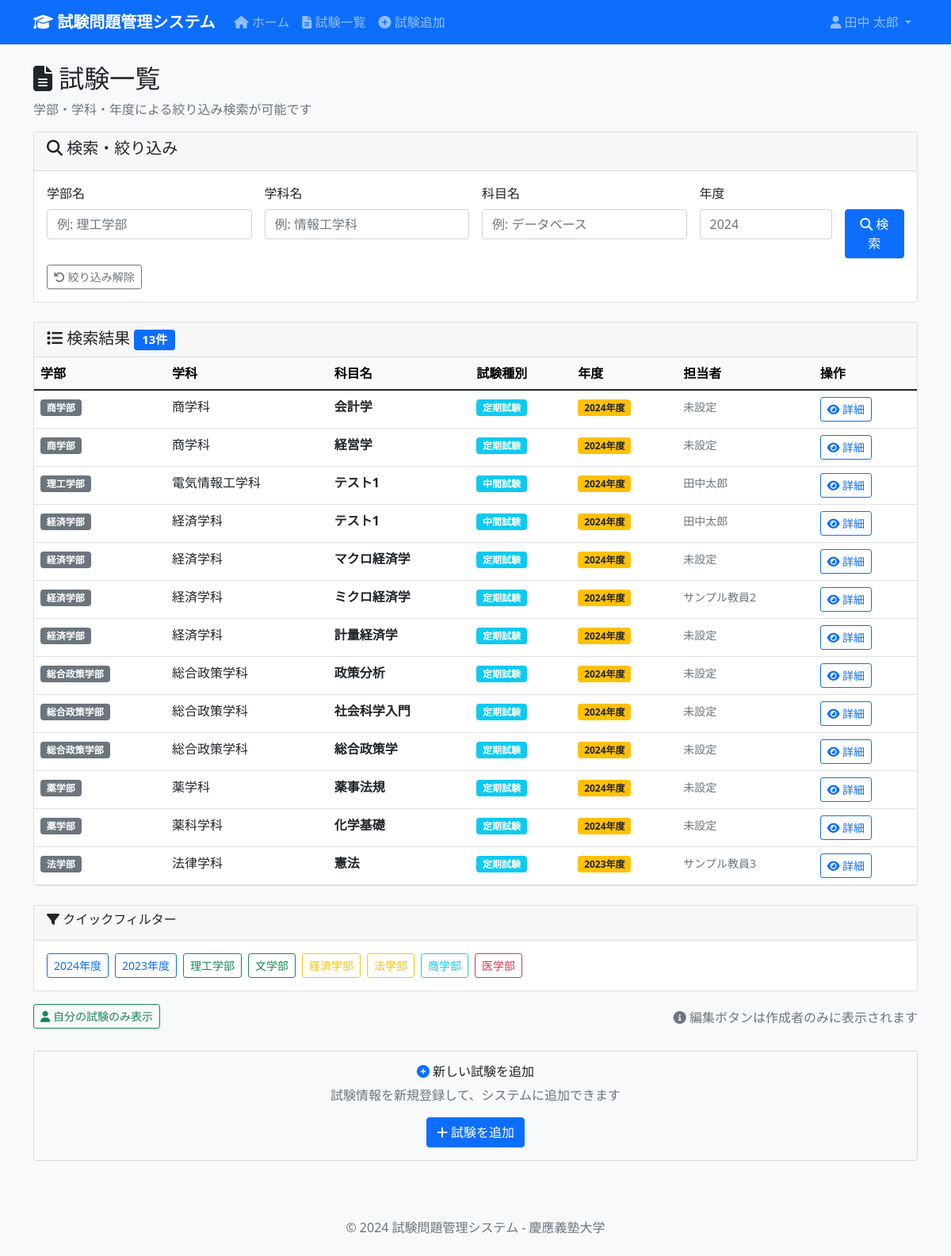
Page /exams (signed in) on the committed database.
### tables this page shows
CREATE TABLE Exams (
                exam_id INTEGER PRIMARY KEY AUTOINCREMENT,
                subject_id INTEGER NOT NULL,
                exam_type_id INTEGER NOT NULL,
                exam_year INTEGER NOT NULL,
                instructions TEXT,
                created_by INTEGER,
                created_at DATETIME DEFAULT CURRENT_TIMESTAMP,
                updated_at DATETIME DEFAULT CURRENT_TIMESTAMP,
                FOREIGN KEY (subject_id) REFERENCES Subjects(subject_id),
                FOREIGN KEY (exam_type_id) REFERENCES ExamTypes(exam_type_id),
                FOREIGN KEY (created_by) REFERENCES Users(user_id) ON DELETE SET NULL,
                UNIQUE(subject_id, exam_type_id, exam_year)
            );

### app.py (the view)
    def decorated_function(*args, **kwargs):
        if 'user_id' not in session:
            return redirect(url_for('login'))
        return f(*args, **kwargs)

### app.py (called while the page is built)
def get_db() -> sqlite3.Connection:
    db = getattr(g, '_database', None)
    if db is None:
        try:
            db = g._database = sqlite3.connect(DATABASE)
            db.execute('PRAGMA foreign_keys = ON')
            db.row_factory = sqlite3.Row
        except Exception as e:
            import sys
            print(f"Database connection error: {e}", file=sys.stderr)
            raise
    return db

@app.teardown_appcontext
def close_connection(exception: Optional[BaseException]) -> None:
    db = getattr(g, '_database', None)
    if db is not None:
        db.close()

def login_required(f):
    def decorated_function(*args, **kwargs):
        if 'user_id' not in session:
            return redirect(url_for('login'))
        return f(*args, **kwargs)
    decorated_function.__name__ = f.__name__
    decorated_function.__doc__ = f.__doc__
    decorated_function.__module__ = f.__module__
    return decorated_function

### templates/exams/list.html (shortened to what this page needs)
{% extends "base.html" %}
{% block content %}
<div class="row">
    <div class="col-12">
        <h2>
            <i class="fas fa-file-alt"></i> 試験一覧
        </h2>
        <p class="text-muted">学部・学科・年度による絞り込み検索が可能です</p>
    </div>
</div>
<div class="row mb-4">
    <div class="col-12">
        <div class="card">
            <div class="card-header">
                <h5><i class="fas fa-search"></i> 検索・絞り込み</h5>
            </div>
            <div class="card-body">
                <form method="POST" action="{{ url_for('exams_filtered') }}">
                    <div class="row g-3">
                        <div class="col-md-3">
                            <label for="faculty_filter" class="form-label">学部名</label>
                            <input type="text" class="form-control" id="faculty_filter" name="faculty_filter"
                                   value="{{ faculty_filter or '' }}" placeholder="例: 理工学部">
                        </div>
                        <div class="col-md-3">
                            <label for="department_filter" class="form-label">学科名</label>
                            <input type="text" class="form-control" id="department_filter" name="department_filter"
                                   value="{{ department_filter or '' }}" placeholder="例: 情報工学科">
                        </div>
                        <div class="col-md-3">
                            <label for="subject_filter" class="form-label">科目名</label>
                            <input type="text" class="form-control" id="subject_filter" name="subject_filter"
                                   value="{{ subject_filter or '' }}" placeholder="例: データベース">
                        </div>
                        <div class="col-md-2">
                            <label for="year_filter" class="form-label">年度</label>
                            <input type="number" class="form-control" id="year_filter" name="year_filter"
                                   value="{{ year_filter or '' }}" min="2020" max="2030" placeholder="2024">
                        </div>
                        <div class="col-md-1">
                            <label class="form-label">&nbsp;</label>
                            <button type="submit" class="btn btn-primary w-100 d-block">
                                <i class="fas fa-search"></i>
                                <span class="d-none d-lg-inline"> 検索</span>
                            </button>
                        </div>
                    </div>
                    <div class="row mt-2">
                        <div class="col-12">
                            <a href="{{ url_for('exams') }}" class="btn btn-outline-secondary btn-sm me-2">
                                <i class="fas fa-undo"></i> 絞り込み解除
                            </a>
                        </div>
                    </div>
                </form>
            </div>
        </div>
    </div>
</div>
<div class="row">
    <div class="col-12">
        {% if exam_list %}
            <div class="card">
                <div class="card-header d-flex justify-content-between align-items-center">
                    <h5 class="mb-0">
                        <i class="fas fa-list"></i> 検索結果
                        <span class="badge bg-primary">{{ exam_list|length }}件</span>
                    </h5>
                </div>
                <div class="card-body p-0">
                    <div class="table-responsive">
                        <table class="table table-hover mb-0">
                            <thead class="table-light">
                                <tr>
                                    <th>学部</th>
                                    <th>学科</th>
                                    <th>科目名</th>
                                    <th>試験種別</th>
                                    <th>年度</th>
                                    <th>担当者</th>
                                    <th>操作</th>
                                </tr>
                            </thead>
                            <tbody>
                                {% for exam in exam_list %}
                                <tr data-created-by="{{ exam[7] if exam[7] else '' }}">
                                    <td>
                                        <span class="badge bg-secondary">{{ exam[1] }}</span>
                                    </td>
                                    <td>{{ exam[2] }}</td>
                                    <td>
                                        <strong>{{ exam[3] }}</strong>
                                    </td>
                                    <td>
                                        <span class="badge bg-info">{{ exam[4] }}</span>
                                    </td>
                                    <td>
                                        <span class="badge bg-warning text-dark">{{ exam[5] }}年度</span>
                                    </td>
                                    <td>
                                        {% if exam[6] %}
                                            <small class="text-muted">{{ exam[6] }}</small>
                                        {% else %}
                                            <small class="text-muted">未設定</small>
                                        {% endif %}
                                    </td>
                                    <td>
                                        <div class="btn-group" role="group">
                                            <a href="{{ url_for('exam_detail', exam_id=exam[0]) }}"
                                               class="btn btn-sm btn-outline-primary">
                                                <i class="fas fa-eye"></i> 詳細
                                            </a>
                                        </div>
                                    </td>
                                </tr>
                                {% endfor %}
                            </tbody>
                        </table>
                    </div>
                </div>
            </div>
        {% endif %}
    </div>
</div>
{% if exam_list %}
<div class="row mt-4">
    <div class="col-12">
        <div class="card">
            <div class="card-header">
                <h6><i class="fas fa-filter"></i> クイックフィルター</h6>
            </div>
            <div class="card-body">
                <div class="d-none d-md-flex flex-wrap gap-2">
                    <button type="button" class="btn btn-outline-primary btn-sm" onclick="filterByYear(2024)">2024年度</button>
                    <button type="button" class="btn btn-outline-primary btn-sm" onclick="filterByYear(2023)">2023年度</button>
                    <button type="button" class="btn btn-outline-success btn-sm" onclick="filterByFaculty('理工学部')">理工学部</button>
                    <button type="button" class="btn btn-outline-success btn-sm" onclick="filterByFaculty('文学部')">文学部</button>
                    <button type="button" class="btn btn-outline-warning btn-sm" onclick="filterByFaculty('経済学部')">経済学部</button>
                    <button type="button" class="btn btn-outline-warning btn-sm" onclick="filterByFaculty('法学部')">法学部</button>
                    <button type="button" class="btn btn-outline-info btn-sm" onclick="filterByFaculty('商学部')">商学部</button>
                    <button type="button" class="btn btn-outline-danger btn-sm" onclick="filterByFaculty('医学部')">医学部</button>
                </div>
            </div>
        </div>
    </div>
</div>
{% endif %}
<div class="row mt-3">
    <div class="col-12">
        <div class="d-flex justify-content-between align-items-center">
            <div>
                <button type="button" class="btn btn-outline-success btn-sm" onclick="toggleMyExams()">
                    <i class="fas fa-user"></i> 自分の試験のみ表示
                </button>
            </div>
            <div>
                <span class="text-muted">
                    <i class="fas fa-info-circle"></i>
                    編集ボタンは作成者のみに表示されます
                </span>
            </div>
        </div>
    </div>
</div>
<div class="row mt-4">
    <div class="col-12">
        <div class="card bg-light">
            <div class="card-body text-center">
                <h6><i class="fas fa-plus-circle text-primary"></i> 新しい試験を追加</h6>
                <p class="text-muted mb-3">試験情報を新規登録して、システムに追加できます</p>
                <a href="{{ url_for('exam_add') }}" class="btn btn-primary">
                    <i class="fas fa-plus"></i> 試験を追加
                </a>
            </div>
        </div>
    </div>
</div>
{% endblock %}

### templates/base.html (style rules this page uses)
body { background-color: #f8f9fa; }

### templates/exams/list.html (style rules this page uses)
.form-label { font-weight: 500; margin-bottom: 0.5rem; }
.card-body form { margin-bottom: 0; }
.btn-group-vertical .btn, .d-flex .btn { margin-bottom: 0.25rem; }
.btn-group .btn { margin-left: 0; }

### rows in the picture
Exams: exam "商学部", exam "商学科", exam "会計学", exam "定期試験", exam_year "2024", shows "未設定"
Exams: exam "商学部", exam "商学科", exam "経営学", exam "定期試験", exam_year "2024", shows "未設定"
Exams: exam "理工学部", exam "電気情報工学科", exam "テスト1", exam "中間試験", exam_year "2024", exam "田中太郎"
Exams: exam "経済学部", exam "経済学科", exam "テスト1", exam "中間試験", exam_year "2024", exam "田中太郎"
Exams: exam "経済学部", exam "経済学科", exam "マクロ経済学", exam "定期試験", exam_year "2024", shows "未設定"
Exams: exam "経済学部", exam "経済学科", exam "ミクロ経済学", exam "定期試験", exam_year "2024", exam "サンプル教員2"
Exams: exam "経済学部", exam "経済学科", exam "計量経済学", exam "定期試験", exam_year "2024", shows "未設定"
Exams: exam "総合政策学部", exam "総合政策学科", exam "政策分析", exam "定期試験", exam_year "2024", shows "未設定"
Exams: exam "総合政策学部", exam "総合政策学科", exam "社会科学入門", exam "定期試験", exam_year "2024", shows "未設定"
Exams: exam "総合政策学部", exam "総合政策学科", exam "総合政策学", exam "定期試験", exam_year "2024", shows "未設定"
Exams: exam "薬学部", exam "薬学科", exam "薬事法規", exam "定期試験", exam_year "2024", shows "未設定"
Exams: exam "薬学部", exam "薬科学科", exam "化学基礎", exam "定期試験", exam_year "2024", shows "未設定"
Exams: exam "法学部", exam "法律学科", exam "憲法", exam "定期試験", exam_year "2023", exam "サンプル教員3"

### other values in the picture
{{ session.full_name }} "田中 太郎"
{{ exam_list|length }} "13"
